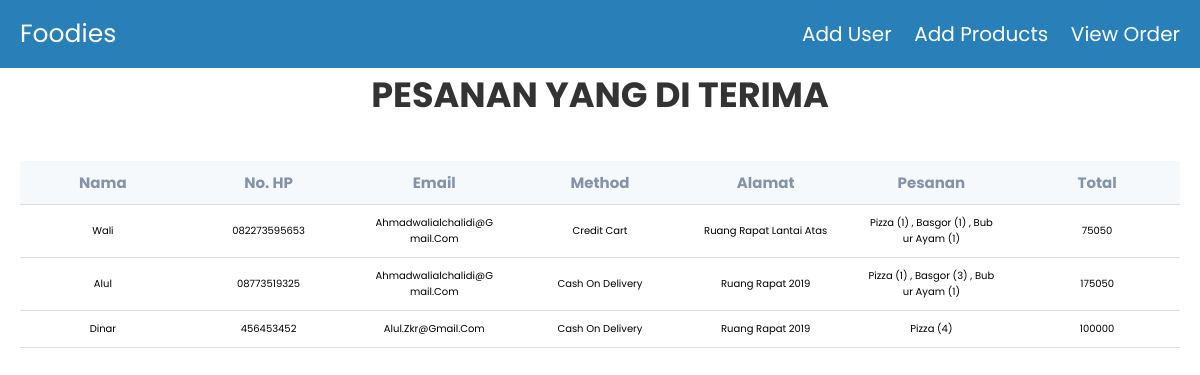
/pesanan.php, run on the app's committed database.
### tables this page shows
CREATE TABLE `order` (
  `id` int(255) NOT NULL,
  `user_id` int(100) NOT NULL,
  `name` varchar(100) NOT NULL,
  `number` varchar(12) NOT NULL,
  `email` varchar(255) NOT NULL,
  `method` varchar(100) NOT NULL,
  `addres` varchar(255) NOT NULL,
  `total_products` varchar(255) NOT NULL,
  `total_price` varchar(255) NOT NULL
);

### pesanan.php (the view, shortened to what this page needs)
<?php
@include 'config.php';
?>
<!DOCTYPE html>
<html lang="en">
<head>
    <link rel="stylesheet" href="css/adminstyle.css"  type="text/css">
    <link rel="stylesheet" href="css/products.css"  type="text/css">
    <link rel="stylesheet" href="https://cdnjs.cloudflare.com/ajax/libs/font-awesome/6.1.1/css/all.min.css" />
</head>
<body>
<?php include 'header.php'; ?>
    <h1 class="heading">pesanan yang di terima</h1>
    <div class="container">
    <?php
        $select_order = mysqli_query($conn, "SELECT * FROM `order` ");
        if(mysqli_num_rows($select_order) > 0){
        while($fetch_order = mysqli_fetch_assoc($select_order)){
    ?>
<section class="table">
        <div class="table_section">
            <table>
                <thead>
                    <tr>
                        <th>Nama</th>
                        <th>No. HP</th>
                        <th>Email</th>
                        <th>Method</th>
                        <th>Alamat</th>
                        <th>Pesanan</th>
                        <th>Total</th>
                    </tr>
                </thead>
                <tbody>
                <?php
                     $select_order = mysqli_query(
                         $conn,
                         'SELECT * FROM `order`'
                     );
                     if (mysqli_num_rows($select_order) > 0) {
                         while (
                             $row = mysqli_fetch_assoc($select_order)
                         ) { ?>
                    <tr>
                        <td><?php echo $row['name']; ?></td>
                        <td><?php echo $row['number']; ?></td>
                        <td><?php echo $row['email']; ?></td>
                        <td><?php echo $row['method']; ?></td>
                        <td><?php echo $row['addres']; ?></td>
                        <td><?php echo $row['total_products']; ?><hr></td>
                        <td><?php echo $row['total_price']; ?></td>
                    </tr>
                    <?php }
                     } else {
                         echo "<div class='empty'>no product added </div>";
                     };
                     ?>
                </tbody>
            </table>
        </div>
    </section>
    <?php
        };
    };
    ?>
    </div>
</body>
</html>

### css/adminstyle.css (style rules this page uses)
:root { --blue: #2980b9; --red: tomato; --orange: orange; --black: #333; --white: #fff; --bg-color: #eee; --dark-bg: rgba(0, 0, 0, 0.7); --box-shadow: 0 0.5rem 1rem rgba(0, 0, 0, 0.1); --border: 0.1rem solid #999; }
* { font-family: 'Poppins', sans-serif; margin: 0; padding: 0; box-sizing: border-box; outline: none; border: none; text-decoration: none; text-transform: capitalize; }
html { font-size: 62.5%; overflow-x: hidden; }
.container { max-width: 1200px; margin: 0 auto; }
section { padding: 2rem; }
.table { width: 100%; }
.table_section { height: 650px; overflow: auto; }
table { width: 100%; table-layout: fixed; min-width: 900px; border-collapse: collapse; }
thead th { position: sticky; top: 0; background-color: #f6f9fc; color: #8493a5; font-size: 15px; }
th, td { border-bottom: 1px solid #dddddd; padding: 10px 20px; word-break: break-all; text-align: center; }
::placeholder { color: #0298cf; }

### css/products.css (style rules this page uses)
.heading { text-align: center; font-size: 3.5rem; text-transform: uppercase; color:var(--black); margin-bottom: 2rem; }

### data on the page
order: name "Wali", number "082273595653", email "Ahmadwalialchalidi@gmail.com", method "Credit Cart", addres "Ruang Rapat Lantai Atas", total_products "Pizza (1) , Basgor (1) , Bubur Ayam (1)", total_price "75050"
order: name "Alul", number "08773519325", email "Ahmadwalialchalidi@gmail.com", method "Cash On Delivery", addres "Ruang Rapat 2019", total_products "Pizza (1) , Basgor (3) , Bubur Ayam (1)", total_price "175050"
order: name "Dinar", number "456453452", email "Alul.zkr@gmail.com", method "Cash On Delivery", addres "Ruang Rapat 2019", total_products "Pizza (4)", total_price "100000"
